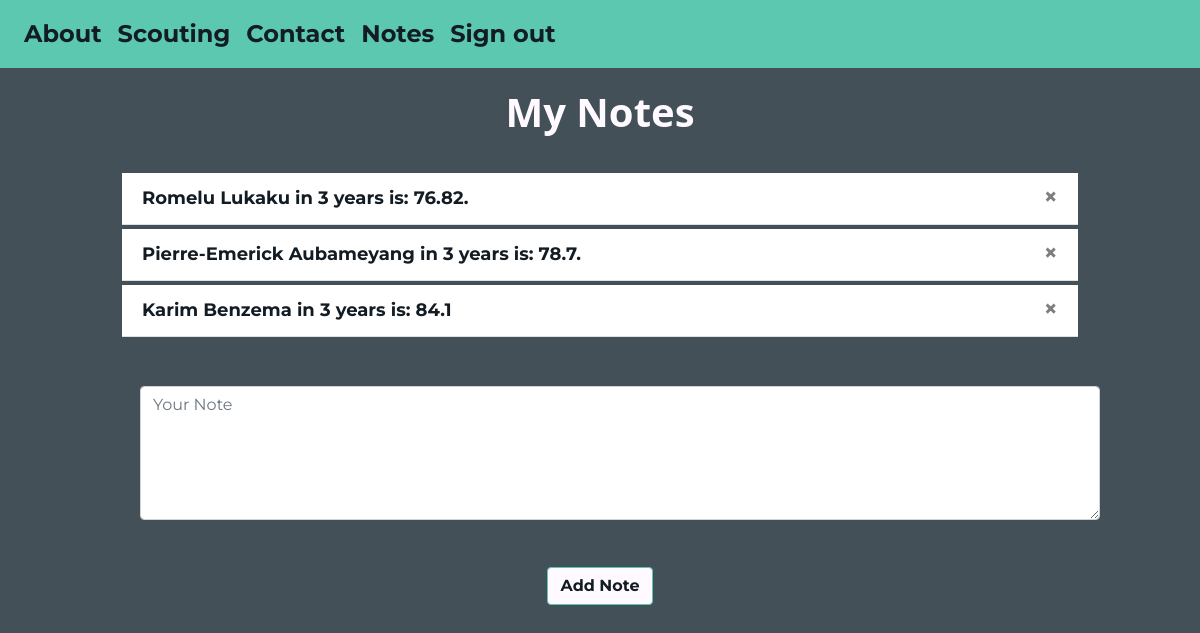
/notes (signed in), run on an earlier commit of the app's database.
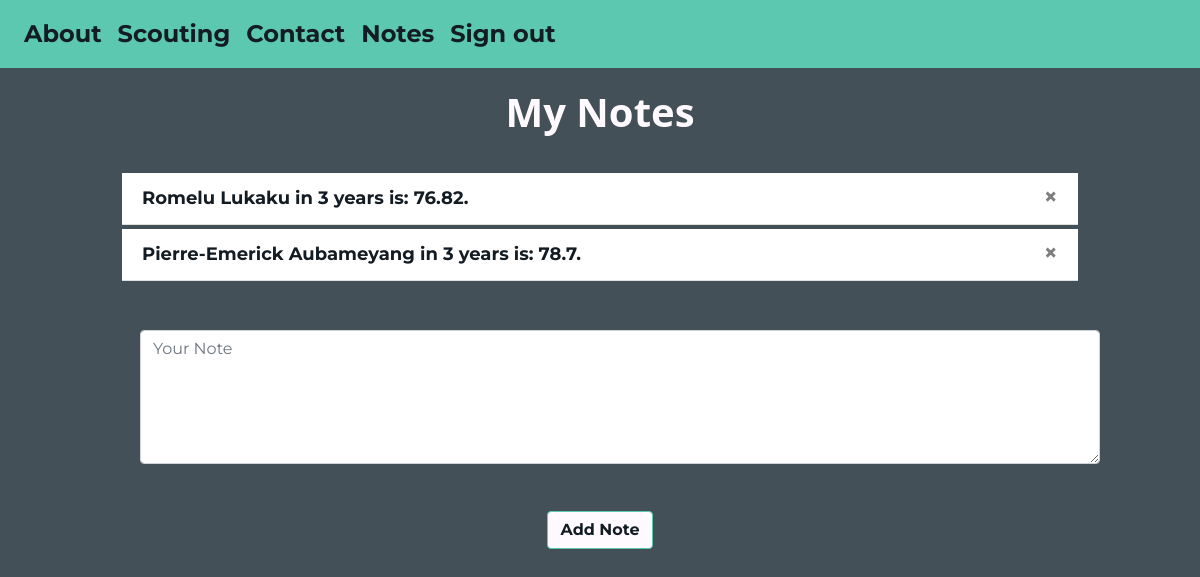
And on a later commit of the database.
### website/models.py (models this page shows)
class Note(db.Model):
    id = db.Column(db.Integer, primary_key=True)
    data = db.Column(db.String(10000))
    date = db.Column(db.DateTime(timezone=True), default=func.now())
    user_id = db.Column(db.Integer, db.ForeignKey('user.id'))

### website/auth.py (the view, shortened to what this page needs)
@auth.route('/notes', methods=['GET', 'POST'])
@login_required
def notes():
    return render_template("notes.html", user=current_user)

### website/__init__.py (called while the page is built)
def create_app():
    app = Flask(__name__)
    app.config['SECRET_KEY'] = 'n7v59345v94i73m7v54z37v54358304v594309vn5n4307n50437v50v3409543v7543v075'
    app.config['SQLALCHEMY_DATABASE_URI'] = f'sqlite:///{DB_NAME}'
    app.config['SQLALCHEMY_TRACK_MODIFICATIONS'] = False
    db.init_app(app)
    from .views import views
    from .auth import auth
    app.register_blueprint(views, url_prefix='/')
    app.register_blueprint(auth, url_prefix='/')
    from .models import User, Note, Message
    create_database(app)
    login_manager = LoginManager()
    login_manager.login_view = 'auth.login'
    login_manager.init_app(app)
    @login_manager.user_loader
    def load_user(user_id):
        return User.query.get(int(user_id))
    return app

### website/templates/notes.html (shortened to what this page needs)
{% extends "base.html" %}
{% block content %}
<div class="notes-page">
    <h1 align="center">My Notes</h1><br>
    <ul class="list-group list-group-flush" id="notes">
        {% for note in user.notes %}
            <li class="list-group-item" id="individual-note">
                {{ note.data }}
                <button type="button" class="close" onClick="deleteNote({{ note.id }})">
                <span aria-hidden="true">&times;</span></button>
            </li>
        {% endfor %}
    </ul><br>
    <div align="center">
        <form method="POST">
            <textarea name="note" id="note" class="form-control" rows="5" placeholder="Your Note"></textarea><br/>
            <button type="submit" class="btn btn-primary" id="add-note-button">Add Note</button>
        </form>
    </div>
</div>
{% endblock %}

What changed in the data, as far as the page shows it:
removed Note: data "Karim Benzema in 3 years is: 84.1"
